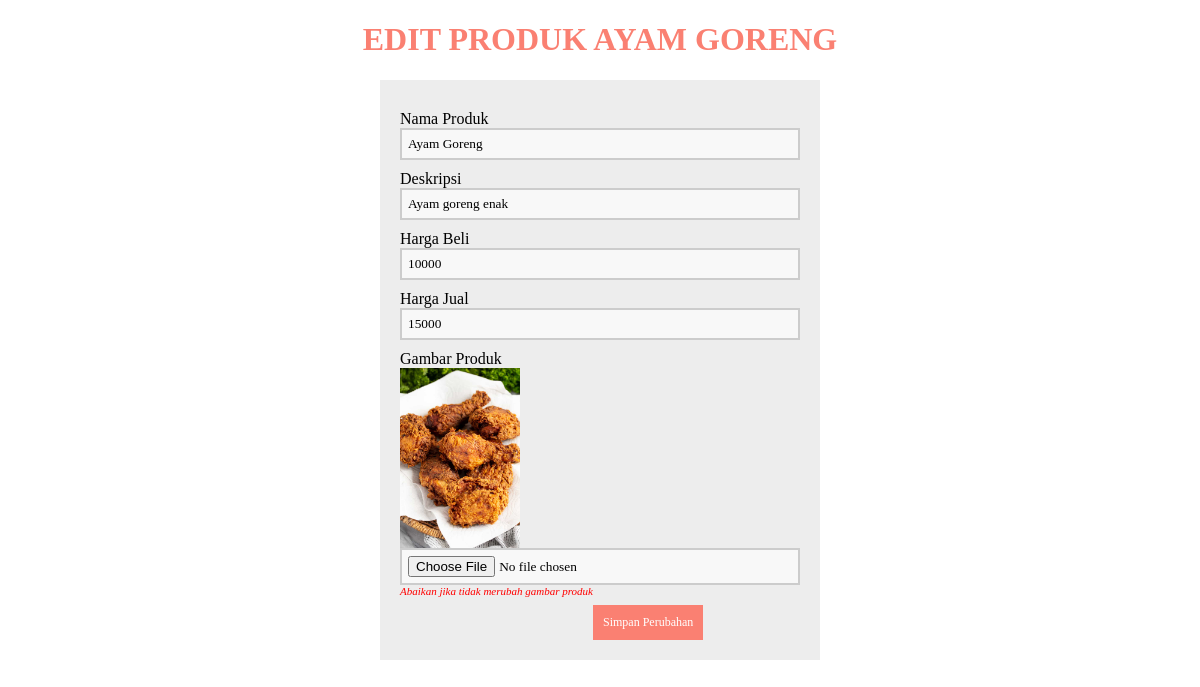
The page /edit_produk.php?id=10 on the database its author committed.
### tables this page shows
CREATE TABLE `produk` (
  `id` int(11) NOT NULL,
  `nama_produk` varchar(255) NOT NULL,
  `deskripsi` text NOT NULL,
  `harga_beli` int(11) NOT NULL,
  `harga_jual` int(11) NOT NULL,
  `gambar_produk` varchar(255) NOT NULL
);

### edit_produk.php (the view, shortened to what this page needs)
<?php
include 'koneksi.php';
    if(isset($_GET['id'])) {
        $id = ($_GET["id"]);
        $query = "SELECT * FROM produk WHERE id='$id'";
        $result = mysqli_query($koneksi, $query);
        $data = mysqli_fetch_assoc($result);
        } else {
            echo "<script>alert('Masukan data id.');window.location='index.php';</script>";
    }
?>
<!DOCTYPE html>
<html lang="en">
<head>
</head>
<body>
    <center>
        <h1>Edit Produk <?php echo $data['nama_produk']; ?></h1>
    </center>
    <form method="POST" action="proses_edit.php" enctype="multipart/form-data">
        <section class="base">
            <div>
                <label>Nama Produk</label>
                <input type="text" name="nama_produk" value="<?php echo $data['nama_produk']; ?>" autofocus="" required="">
            </div>
            <div>
                <label>Deskripsi</label>
                <input type="text" name="deskripsi" value="<?php echo $data['deskripsi']; ?>">
            </div>
            <div>
                <label>Harga Beli</label>
                <input type="text" name="harga_beli" required="" value="<?php echo $data['harga_beli']; ?>">
            </div>
            <div>
                <label>Harga Jual</label>
                <input type="text" name="harga_jual" required="" value="<?php echo $data['harga_jual']; ?>">
            </div>
            <div>
                <label>Gambar Produk</label>
                <img src="gambar/<?php echo $data['gambar_produk']?>" style="width: 120px;float: left;margin-buttom: 5px;">
                <input type="file" name="gambar_produk">
                <i style="float: left;font-size: 11px;color: red">Abaikan jika tidak merubah gambar produk</i>
            </div>
            <div>
                <button type="submit">Simpan Perubahan</button>
            </div>
        </section>
    </form>
</body>
</html>

### edit_produk.php (style rules this page uses)
* { font-family: "Trebuchet MS"; }
h1 { text-transform: uppercase; color: salmon; }
button { background-color: salmon; color: #fff; padding: 10px; text-decoration: none; font-size: 12px; border: 0px; margin-top: 20px; }
label { margin-top: 10px; float: left; text-align: left; width: 100%; }
input { padding: 6px; width: 100%; box-sizing: border-box; background: #f8f8f8; border: 2px solid #ccc; outline-color: salmon; }
div { width: 100%; height: auto; }
.base { width: 400px; height: auto; padding: 20px; margin-left: auto; margin-right: auto; background: #ededed; }

### rows shown on the page
produk: nama_produk "AYAM GORENG", nama_produk "Ayam Goreng", deskripsi "Ayam goreng enak", harga_beli "10000", harga_jual "15000", gambar_produk (picture)
